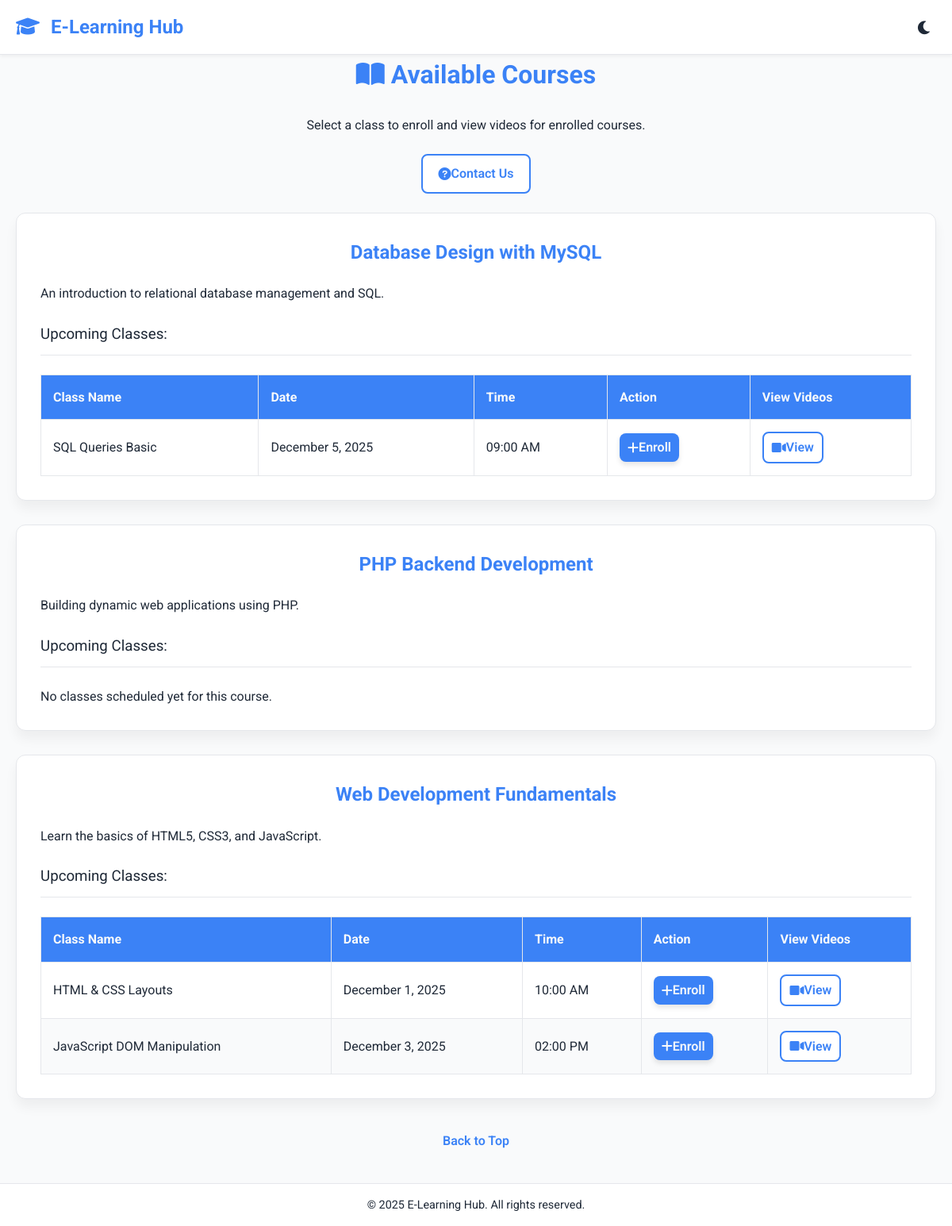
The page /user_dashboard.php on the database its author committed.
### tables this page shows
CREATE TABLE IF NOT EXISTS classes (
    class_id INT(11) UNSIGNED AUTO_INCREMENT PRIMARY KEY,
    course_id INT(11) UNSIGNED NOT NULL,
    class_name VARCHAR(255) NOT NULL,
    class_date DATE NOT NULL,
    class_time TIME NOT NULL,
    class_link VARCHAR(255),  
    FOREIGN KEY (course_id) REFERENCES courses(course_id) ON DELETE CASCADE
);

CREATE TABLE IF NOT EXISTS courses (
    course_id INT(11) UNSIGNED AUTO_INCREMENT PRIMARY KEY,
    course_name VARCHAR(255) NOT NULL,
    course_description TEXT,
    created_at TIMESTAMP DEFAULT CURRENT_TIMESTAMP
);

### user_dashboard.php (the view, shortened to what this page needs)
<?php
require_once 'db_connect.php';
echo get_page_header("Course Catalog");
$sql = "SELECT c.course_id, c.course_name, c.course_description,
               cls.class_id, cls.class_name, cls.class_date, cls.class_time
        FROM courses c
        LEFT JOIN classes cls ON c.course_id = cls.course_id
        ORDER BY c.course_name, cls.class_date, cls.class_time";
$result = $conn->query($sql);
$courses_data = [];
if ($result && $result->num_rows > 0) {
    while ($row = $result->fetch_assoc()) {
        $course_id = $row['course_id'];
        if (!isset($courses_data[$course_id])) {
            $courses_data[$course_id] = [
                'name' => $row['course_name'],
                'description' => $row['course_description'],
                'classes' => []
            ];
        }
        if ($row['class_id'] !== null) {
            $courses_data[$course_id]['classes'][] = [
                'id' => $row['class_id'],
                'name' => $row['class_name'],
                'date' => $row['class_date'],
                'time' => $row['class_time']
            ];
        }
    }
}
?>
<h1><i class="fas fa-book-open"></i> Available Courses</h1>
<p class="text-center my-4">Select a class to enroll and view videos for enrolled courses.</p>
<div class="flex-group my-4">
    <a href="contact.php" class="button button-secondary link-button"><i class="fas fa-question-circle"></i> Contact Us</a>
</div>
<?php if (empty($courses_data)): ?>
    <div class="card text-center">
        <p>No courses are currently available. Please check back later.</p>
    </div>
<?php else: ?>
    <?php foreach ($courses_data as $course_id => $course): ?>
        <div class="card">
            <h2><?php echo htmlspecialchars($course['name']); ?></h2>
            <p><?php echo htmlspecialchars($course['description']); ?></p>
            <h3 class="my-4" style="color: var(--clr-text); border-bottom: 1px solid var(--clr-border); padding-bottom: 10px; font-weight: 400;">Upcoming Classes:</h3>
            <?php if (empty($course['classes'])): ?>
                <p>No classes scheduled yet for this course.</p>
            <?php else: ?>
                <table class="data-table">
                    <thead>
                        <tr>
                            <th>Class Name</th>
                            <th>Date</th>
                            <th>Time</th>
                            <th>Action</th>
                            <th>View Videos</th>
                        </tr>
                    </thead>
                    <tbody>
                        <?php foreach ($course['classes'] as $class): ?>
                            <tr>
                                <td><?php echo htmlspecialchars($class['name']); ?></td>
                                <td><?php echo htmlspecialchars(date('F j, Y', strtotime($class['date']))); ?></td>
                                <td><?php echo htmlspecialchars(date('h:i A', strtotime($class['time']))); ?></td>
                                <td>
                                    <a href="enroll.php?class_id=<?php echo $class['id']; ?>" class="button button-primary link-button" style="padding: 5px 10px;">
                                        <i class="fas fa-plus"></i> Enroll
                                    </a>
                                </td>
                                <td>
                                    <a href="user_view_videos.php?course_id=<?php echo $course_id; ?>" class="button button-secondary link-button" style="padding: 5px 10px;">
                                        <i class="fas fa-video"></i> View
                                    </a>
                                </td>
                            </tr>
                        <?php endforeach; ?>
                    </tbody>
                </table>
            <?php endif; ?>
        </div>
    <?php endforeach; ?>
<?php endif; ?>
<a href="#top" class="back-to-top">Back to Top</a>
<?php
echo get_page_footer();
?>

### db_connect.php (shortened to what this page needs)
<?php
function get_page_header($title) {
    return <<<HTML
<!DOCTYPE html>
<html lang="en">
<head>
    <meta charset="UTF-8">
    <meta name="viewport" content="width=device-width, initial-scale=1.0">
    <title>$title | E-Learning Portal</title>
    <link rel="stylesheet" href="style.css">
    <link rel="stylesheet" href="https://cdnjs.cloudflare.com/ajax/libs/font-awesome/6.0.0-beta3/css/all.min.css">
    <script src="js/script.js" defer></script>
</head>
<body class="light-mode">
    <header>
        <div class="container header-content">
            <a href="index.php" class="logo"><i class="fas fa-graduation-cap"></i> E-Learning Hub</a>
            <button id="dark-mode-toggle" class="icon-button" title="Toggle Light/Dark Mode"><i class="fas fa-moon"></i></button>
        </div>
    </header>
    <main class="container">
HTML;
}
function get_page_footer() {
    return <<<HTML
    </main>
    <footer>
        <div class="container">
            <p>&copy; 2025 E-Learning Hub. All rights reserved.</p>
        </div>
    </footer>
</body>
</html>
HTML;
}
?>

### style.css (style rules this page uses)
:root { --clr-primary: #3b82f6; --clr-primary-hover: #2563eb; --clr-bg-light: #f9fafb; --clr-bg-card: #ffffff; --clr-text: #1f2937; --clr-border: #e5e7eb; --clr-accent: #f59e0b; }
* { box-sizing: border-box; margin: 0; padding: 0; }
body { font-family: 'Roboto', sans-serif; background-color: var(--clr-bg-light); color: var(--clr-text); transition: background-color 0.3s, color 0.3s; line-height: 1.6; }
.container { max-width: 1200px; margin: 0 auto; padding: 0 20px; }
header { background-color: var(--clr-bg-card); border-bottom: 1px solid var(--clr-border); padding: 15px 0; box-shadow: 0 2px 4px rgba(0, 0, 0, 0.05); }
.header-content { display: flex; justify-content: space-between; align-items: center; }
.logo { font-size: 1.5rem; font-weight: 700; color: var(--clr-primary); text-decoration: none; transition: color 0.2s; }
.logo i { margin-right: 8px; }
footer { background-color: var(--clr-bg-card); border-top: 1px solid var(--clr-border); text-align: center; padding: 15px 0; margin-top: 40px; font-size: 0.9rem; color: var(--clr-text); }
main { padding-top: 40px; min-height: 80vh; }
h1, h2 { color: var(--clr-primary); margin-bottom: 20px; text-align: center; font-weight: 700; }
.button, .link-button, .icon-button { display: inline-flex; align-items: center; justify-content: center; padding: 10px 20px; border-radius: 8px; text-decoration: none; font-weight: 600; cursor: pointer; transition: background-color 0.2s, color 0.2s, box-shadow 0.2s; border: none; }
.button-primary { background-color: var(--clr-primary); color: var(--clr-bg-light); box-shadow: 0 4px 6px rgba(0, 0, 0, 0.1); }
.button-secondary { background-color: var(--clr-bg-card); color: var(--clr-primary); border: 2px solid var(--clr-primary); }
.icon-button { background: none; color: var(--clr-text); padding: 5px; font-size: 1.2rem; }
.card { background-color: var(--clr-bg-card); border: 1px solid var(--clr-border); border-radius: 12px; padding: 30px; box-shadow: 0 10px 15px rgba(0, 0, 0, 0.05); margin-bottom: 30px; }
.data-table { width: 100%; border-collapse: collapse; margin-top: 20px; }
.data-table th, .data-table td { border: 1px solid var(--clr-border); padding: 15px; text-align: left; }
.data-table th { background-color: var(--clr-primary); color: var(--clr-bg-light); font-weight: 700; }
.data-table tr:nth-child(even) { background-color: var(--clr-bg-light); }
.text-center { text-align: center; }
.my-4 { margin-top: 1.5rem; margin-bottom: 1.5rem; }
.flex-group { display: flex; gap: 10px; justify-content: center; }
.back-to-top { display: block; text-align: center; margin-top: 40px; font-weight: 600; color: var(--clr-primary); text-decoration: none; }

### rows shown on the page
classes: course.course_name "Database Design with MySQL", course.course_description "An introduction to relational database management and SQL.", class_name "SQL Queries Basic", class_date "December 5, 2025", class_time "09:00 AM"
courses: course_name "PHP Backend Development", course_description "Building dynamic web applications using PHP.", shows "No classes scheduled yet for this course."
classes: class_name "HTML & CSS Layouts", class_date "December 1, 2025", class_time "10:00 AM"
classes: class_name "JavaScript DOM Manipulation", class_date "December 3, 2025", class_time "02:00 PM"

### other values the page prints
$course['name'] "Web Development Fundamentals"
$course['description'] "Learn the basics of HTML5, CSS3, and JavaScript."
